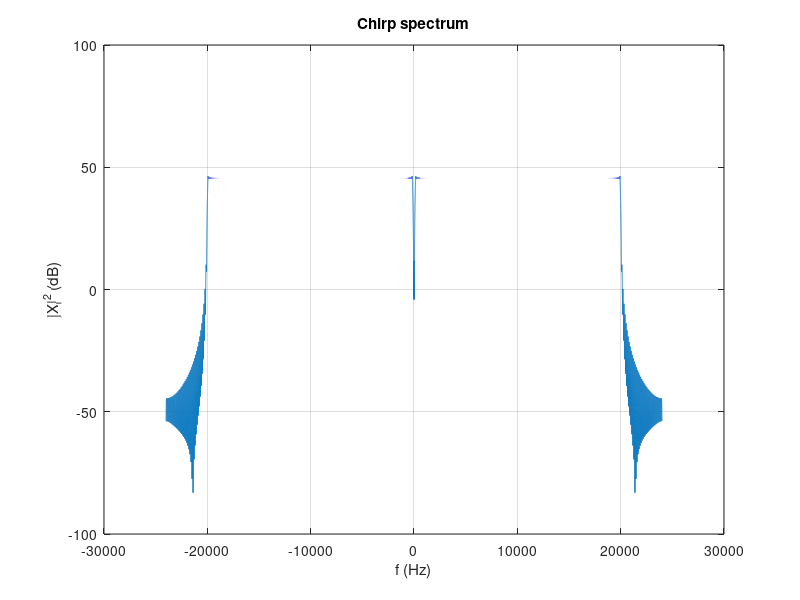

This chart was generated by the following MATLAB code: (Note: this script raises an error after producing the figure.)
fs = 48000; %sampling frequency
T = 5; %chirp duration

N = fs * T; %number of samples
tn = (0:N-1)/fs; 
tn = tn(:);

fo = 100; %initial frequency
f1 = 20000; %finish frequency
k = (f1-fo)/T;

%% DEFINING CHIRP, with this signal we will be able to test the frequency response of our mic and speakers
chirp_function = 0.5*sin(2*pi*(fo.*tn + (k/2).*tn.^2));

%applying ramp at the beggining and at the end to prevent high changes of
%amplitude at the beggining and the end (and abrupt start or end)

time_ramp = 0.01; %10ms of ramp
Nr = round(time_ramp*fs);
% 0->1...1->0
env = ones(N, 1);
ramp = 0:1/Nr:1-1/Nr;
env(1:Nr) = ramp;
env(N - Nr + 1: N) = fliplr(ramp);
env = env(:);

chirp_function = chirp_function.*env;

%% PLOTTING chirp

X  = fftshift(fft(chirp_function));
fc = (-N/2 : N/2-1).* fs/N; % -24 kHz ... +24 kHz

figure;
plot(fc, 10*log10(abs(X).^2)), grid on;
xlabel('f (Hz)'), ylabel('|X|^2 (dB)'), title('Chirp spectrum');

%% Using Chirp, testing 3 times...
rec = audiorecorder(fs, 16, 1);
player = audioplayer(chirp_function, fs); %plays the chirp

for i = 1:3
    display("Recording... Test " + i);
    record(rec);            
    playblocking(player);   
    pause(0.5); %waits for half a second before stopping...           
    stop(rec);
    display("Done Test " + i + "!");
    figure;
    rx = getaudiodata(rec);
    audiowrite("p0_chirp_rx_" + i + ".wav", rx, fs);
    R = fftshift(fft(rx)); %get the fft of the audio recorded
    fx = (-length(rx)/2 : length(rx)/2-1).* fs/length(rx); % -24 kHz ... +24 kHz
    plot(fx, 10*log10(abs(R).^2)), grid on; %plot so we can compare it to the original chirp
    xlabel('f (Hz)'), ylabel('|X|^2 (dB)'), title('Chirp through mic spectrum');
end

%% mic response against a pure tone

signal_cosine = cos(2*pi*10000*tn);
signal_cosine = signal_cosine.*env;
rec = audiorecorder(fs, 16, 1);
player = audioplayer(signal_cosine, fs); %plays the chirp
record(rec);            
playblocking(player);   
pause(0.5); %waits for half a second before stopping...           
stop(rec);
rx = getaudiodata(rec);
audiowrite("p0_pure_tone_rx.wav", rx, fs);

%% plot the pure tone test frequency response

pure = fftshift(fft(audioread("p0_pure_tone_rx.wav")));
fpure = (-length(pure)/2 : length(pure)/2-1).* fs/length(pure); % -24 kHz ... +24 kHz
plot(fpure, 10*log10(abs(pure).^2));
xlabel('f (Hz)'), ylabel('|PURE|^2 (dB)'), title('Pure tone test spectrum');

%% Spectogram
% plot spectogram, to see the 
% evolution in frequency of the chirp over time (expecting a diagonal line)
figure;
spectrogram(audioread("p0_chirp_rx_1.wav"), 4096, 2048, 4096, fs, 'yaxis'); 
title('Chirp: spectrogram');
